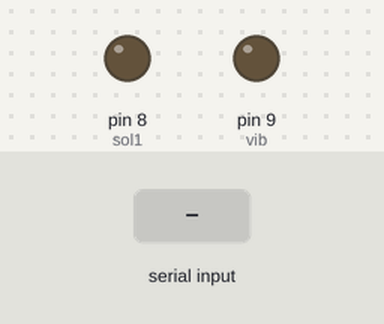
The sketch below on a simulated Arduino Uno, built with avr-gcc and run on an emulated ATmega328P. On the bench: output pins drawn as LEDs (lit = HIGH). Dashed ring = blinking. The inputs (shaded band) are chosen by the test bench. What the sketch prints to the serial monitor is not drawn.

Above: at 1.2 s.
1.3 s: "1" received over Serial
At 1.75 s:
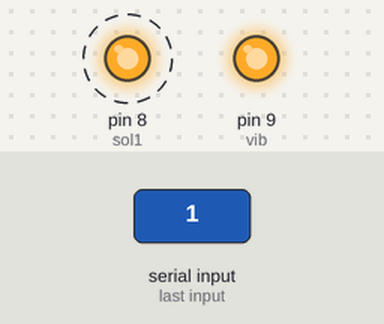
3.3 s: "2" received over Serial
At 4.9 s:
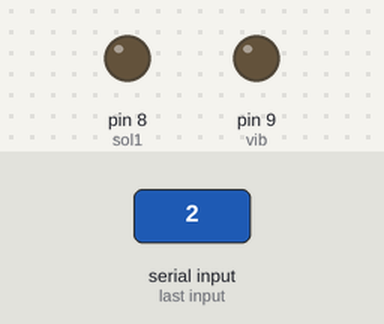
6.3 s: "3" received over Serial
At 7.65 s:
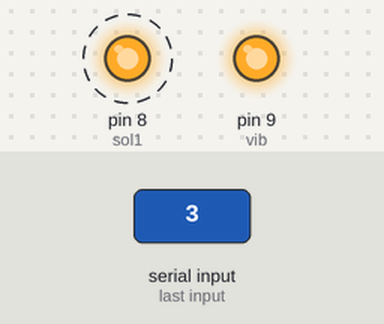
9.3 s: "4" received over Serial
At 12.1 s:
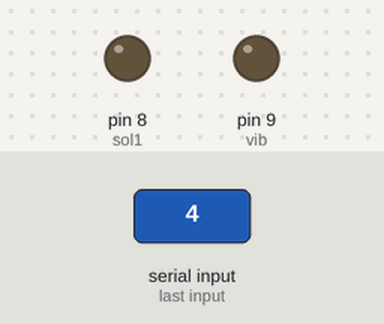
12.3 s: "5" received over Serial
At 12.48 s:
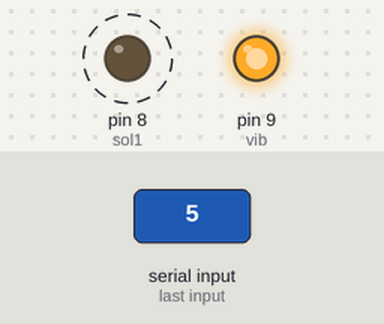
Timing chart, 0 to 16.3 s (numbered marks = the images above; inputs shaded):
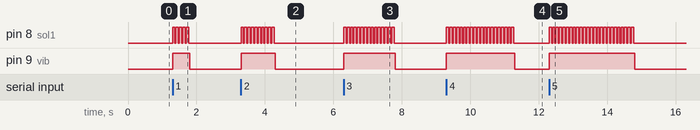

Measured:
- after the input at 1.3 s, pin 8 (sol1): alternates HIGH for 0.07 s and LOW for 0.03 s, 10 changes in all, then stays LOW, starting at once; pin 9 (vib): LOW → HIGH at once, → LOW 0.50 s later
- after the input at 3.3 s, pin 8 (sol1): alternates HIGH for 0.07 s and LOW for 0.03 s, 20 changes in all, then stays LOW, starting at once; pin 9 (vib): LOW → HIGH at once, → LOW 1.0 s later
- after the input at 6.3 s, pin 8 (sol1): alternates HIGH for 0.07 s and LOW for 0.03 s, 30 changes in all, then stays LOW, starting at once; pin 9 (vib): LOW → HIGH at once, → LOW 1.5 s later
- after the input at 9.3 s, pin 8 (sol1): alternates HIGH for 0.07 s and LOW for 0.03 s, 40 changes in all, then stays LOW, starting at once; pin 9 (vib): LOW → HIGH at once, → LOW 2.0 s later
- after the input at 12.3 s, pin 8 (sol1): alternates HIGH for 0.07 s and LOW for 0.03 s, 50 changes in all, then stays LOW, starting at once; pin 9 (vib): LOW → HIGH at once, → LOW 2.5 s later

The sketch:

foxSolenoidVibration.ino
```cpp
#define vib 9
#define sol1 8

int rotatingSpeed = 255;

char inputkey;

void setup() {
  Serial.begin(9600);
  pinMode(vib,OUTPUT);
  pinMode(sol1,OUTPUT);
}

void loop() {
  knockTimes();
}

void solKnock(){
  analogWrite(vib,rotatingSpeed);
  for(int i=0; i<5; i++){
  digitalWrite(sol1,HIGH);
  delay(70);
  digitalWrite(sol1,LOW);
  delay(30);
  }
  analogWrite(vib,0);
}

void knockTimes(){
  inputkey =Serial.read();
  if( inputkey !=-1){
    switch(inputkey){
      case '1':
        solKnock();
        Serial.println("ノック１回");
        break;
      case '2':
        for(int i=0; i<2; i++){
          solKnock();
        }
        Serial.println("ノック２回");
        break;
        case '3':
        for(int i=0; i<3; i++){
          solKnock();
        }
        Serial.println("ノック3回");
        break;
        case '4':
        for(int i=0; i<4; i++){
          solKnock();
        }
        Serial.println("ノック4回");
        break;
        case '5':
        for(int i=0; i<5; i++){
          solKnock();
        }
        Serial.println("ノック5回");
        break;
    }
  }
}
```
